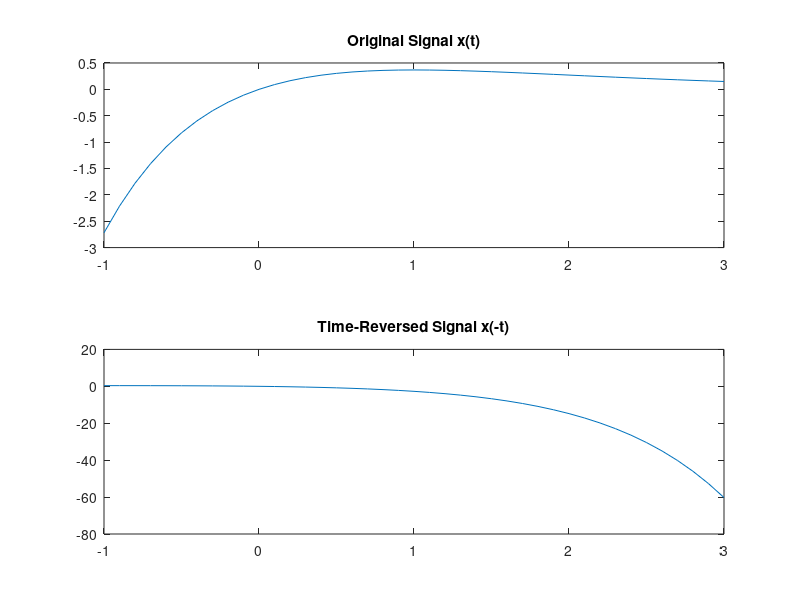

The MATLAB script that drew this image:
clc;
clear;
close all;

t = -1:0.1:3;
%  x(t)
x_t = t .* exp(-t);
%  x(-t)
x_neg_t = (-t) .* exp(t);
% Plot both signals
figure;
subplot(211);
plot(t, x_t);
title('Original Signal x(t)');
subplot(212);
plot(t, x_neg_t);
title('Time-Reversed Signal x(-t)');

